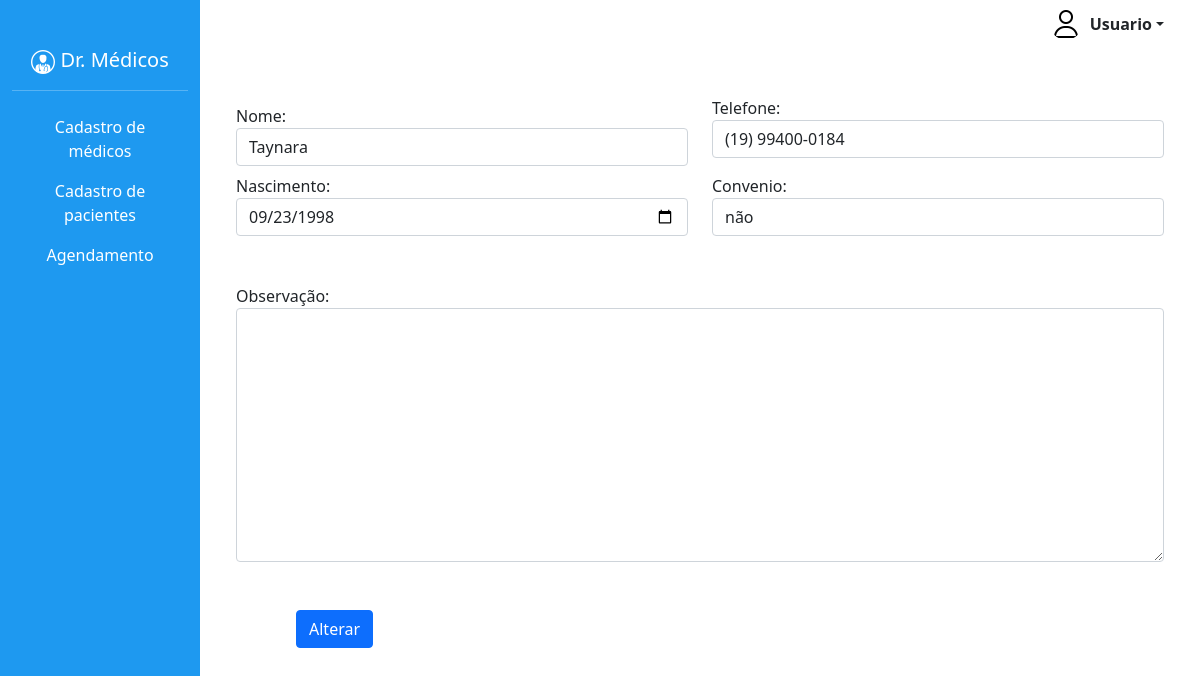
The page /pacientes/pacientes-form-alterar.php?id=1 on the database its author committed.
### tables this page shows
CREATE TABLE `paciente` (
  `IDpaciente` int(11) NOT NULL,
  `nome` varchar(255) DEFAULT NULL,
  `telefone` varchar(50) DEFAULT NULL,
  `nascimento` date DEFAULT NULL,
  `convenio` varchar(10) DEFAULT NULL,
  `obs` varchar(500) DEFAULT NULL
);

### pacientes/pacientes-form-alterar.php (the view, shortened to what this page needs)
<?php
include "../includes/header.php";
include "../includes/config.php";
$id = $_GET['id'];
$sqlBuscar = "SELECT * FROM paciente WHERE IDpaciente = {$id}";
$listaDePacientes = mysqli_query($conn, $sqlBuscar);
$nome = $telefone = $nascimento = $convenio = $obs = "";
while($paciente = mysqli_fetch_assoc($listaDePacientes)){
    $nome = $paciente['nome'];
    $telefone = $paciente['telefone'];
    $nascimento = $paciente['nascimento'];
    $convenio = $paciente['convenio'];
    $obs = $paciente['obs'];
}
?>
<div class="container mt-5">
    <form name="pacientes-form-alterar" method="post" action="pacientes-alterar.php">
        <div class="row">
            <div class="col mt-2">
                <label for="nome">Nome:</label>
                <input class="form-control" value="<?php echo $nome; ?>" name="nome" type="text">
            </div>
            <div class="col">
                <label for="telefone">Telefone:</label>
                <input class="form-control" value="<?php echo $telefone; ?>" name="telefone" type="text">
            </div>
        </div>
        <div class="row mt-2">
            <div class="col">
                <label for="nascimento">Nascimento:</label>
                <input class="form-control" value="<?php echo $nascimento; ?>" name="nascimento" type="date">
            </div>
            <div class="col">
                <label for="convenio">Convenio:</label>
                <input class="form-control" value="<?php echo $convenio; ?>" name="convenio" type="text">
            </div>
        </div>
        <div class="row mt-5">
            <div class="col">
            <label for="obs">Observação:</label>
               <textarea class="form-control" value="<?php echo $obs; ?>" name="obs" id="" cols="20" rows="10"></textarea>
            </div>
        </div>
        <div class="row m-5">
            <div class="col">
                <button class="btn btn-primary" type="submit">Alterar</button>
            </div>
        </div>
    </form>
</div>
<?php
include "../includes/footer.php";
?>

### css/style.css (style rules this page uses)
* { padding: 0px; margin: 0px; }

### rows shown on the page
paciente: nome "Taynara", telefone "(19) 99400-0184", nascimento "09/23/1998", convenio "não"
